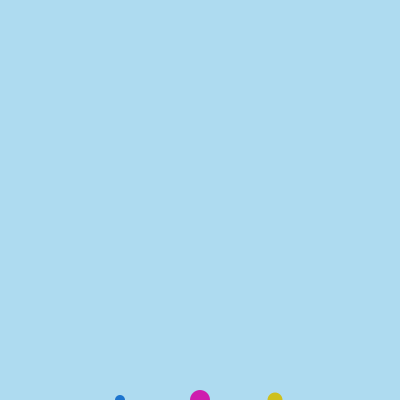
Frame 1 (no input)
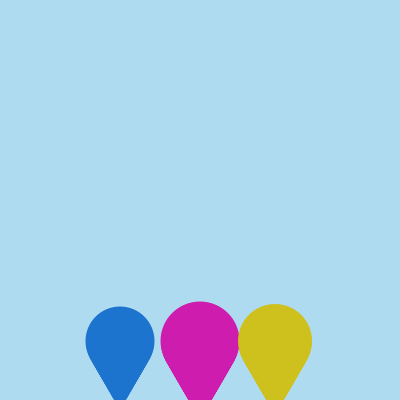
Frame 60 (the mouse pressed at the canvas centre just before this capture)
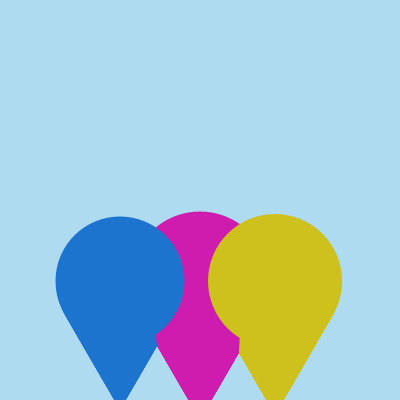
Frame 120 (the mouse held since frame 60 and released just before this capture)

The Processing sketch that drew these frames (run headless with seeded random() and noise(); from frame 60 on, the mouse is pressed at the canvas centre):

// Processing sketch: processing_35260
// ── processing_35260.pde

void setup() {
  size(400, 400);
  background(174,219,240);
}

int e = 400;
int a = 20;
int b = 10;
int c = 15;

void draw() {
  noStroke();
  fill(206,29,174);
  ellipse(200,e,a,a);
  noStroke();
  fill(29,116,206);
  ellipse(120,e,b,b);
  noStroke();
  fill(206,192,29);
  ellipse(275,e,c,c);
  e--;
  a++;
  b++;
  c++;
}
